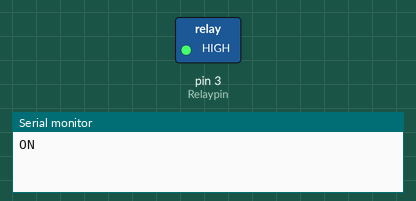
Simulated run of this sketch. Board: Arduino Uno, built with avr-gcc and run on an emulated ATmega328P. On the bench: switched loads named in the sketch (green lamp = pin HIGH), the last lines printed to the serial monitor.

Above: at 2.5 s.
At 6.0 s:
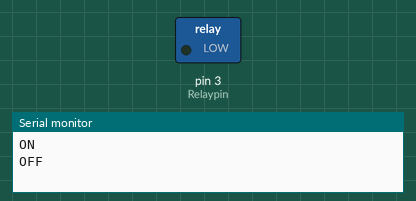
Timing chart, 0 to 9.1 s (numbered marks = the images above):
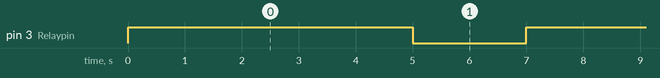

Measured:
- by itself, pin 3 (Relaypin): alternates HIGH for 5.0 s and LOW for 2.0 s

The sketch:

Relay.ino
```cpp
int Relaypin= 3; // Define input pin for relay

void setup() {
  // put your setup code here, to run once:
  pinMode(Relaypin, OUTPUT); // Define the Relaypin as output pin
  Serial.begin(9600);
}

void loop() {
  // put your main code here, to run repeatedly:
  digitalWrite(Relaypin, HIGH); // Sends high signal
  Serial.println("ON");
  delay(5000); // Waits for 1 second
  digitalWrite(Relaypin, LOW); // Makes the signal low
  Serial.println("OFF");
  delay(2000); // Waits for 1 second
}
```
